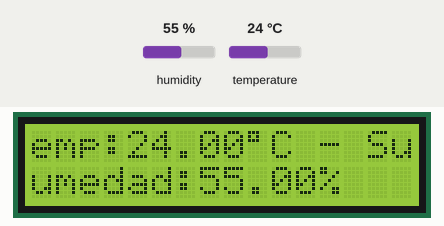
Recording of a sketch running on a simulated Arduino Uno, built with avr-gcc and run on an emulated ATmega328P. On the bench: 16×2 character LCD. Inputs (shaded band) come from the test bench; at power-on: temperature 24 °C, humidity 55 %.

Above: at 1.2 s.
1.3 s: temperature set to 12 °C
At 3.6 s:
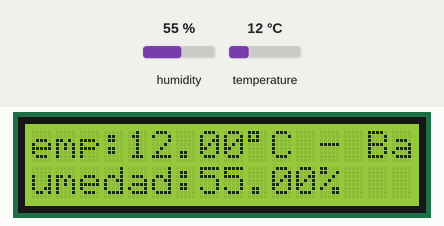
7.4 s: humidity set to 22 %
At 9.3 s:
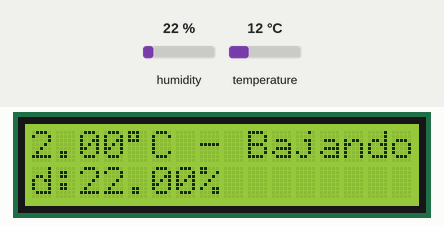
11.0 s: temperature set to 19 °C
At 13.0 s:
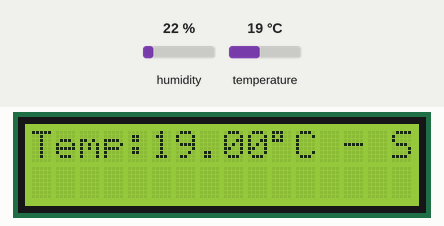
15.2 s: humidity set to 40 %
At 18.4 s:
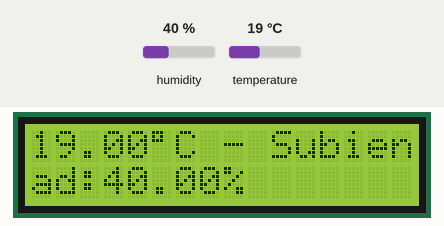
Timing chart, 0 to 19.9 s (numbered marks = the images above; inputs shaded):
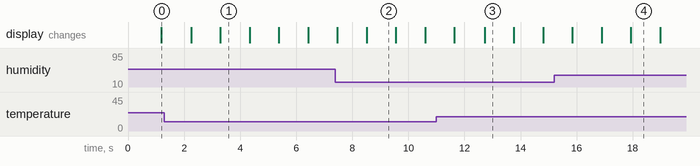

The sketch:

DHT11nI2C.ino
```cpp
#include <Wire.h>
#include <LiquidCrystal_I2C.h>
#include <DHT.h>

#define DHTPIN 2 //Pin digital para sensor
#define DHTTYPE DHT11 //Sensor DHT11

float temp;
float hum;
float tempNow = 0;

LiquidCrystal_I2C lcd(0x3f,16,2); //Crear el objeto lcd  dirección  0x3F y 16 columnas x 2 filas
DHT dht(DHTPIN, DHTTYPE); // Crear objeto dht con los parametros antes definidos

void setup()
{
  Serial.begin(9600);
  dht.begin(); //Inicializa sensor
  lcd.init();  // Inicializar el LCD
  lcd.backlight();  //Encender la luz de fondo


}

void loop()
{
  hum= dht.readHumidity(); //Humedad Relativa
  temp = dht.readTemperature(); //De 0°C a 100°C

  lcd.setCursor(0,0);
  lcd.print("Temp:");
  lcd.setCursor(5,0);
  lcd.print(temp); // En esta parte mostramos la primer lectura
  lcd.setCursor(10,0);
  lcd.print(char(223)); // Simbolo de ° en ASCII
   lcd.setCursor(11,0);
  lcd.print("C");

  lcd.setCursor(0,1);
  lcd.print("Humedad:"); // Ya que el DHT11 lo trae incorporado, demosle uso
  lcd.setCursor(8,1);
  lcd.print(hum);
  lcd.setCursor(13,1);
  lcd.print("%");


  if (temp > tempNow) // Condición si la temperatura sube
  {
    lcd.clear();
    lcd.print("Temp:");
    lcd.setCursor(5,0);
    lcd.print(temp);
    lcd.setCursor(10,0);
    lcd.print(char(223));
    lcd.setCursor(11,0);
    lcd.print("C - Subiendo");
    tempNow = temp; // Almacenamos la temperatura "actual"
  }
  else if (temp < tempNow) // Condición si la temperatura sube
  {
    lcd.clear();
    lcd.print("Temp:");
    lcd.setCursor(5,0);
    lcd.print(temp);
    lcd.setCursor(10,0);
    lcd.print(char(223));
    lcd.setCursor(11,0);
    lcd.print("C - Bajando");
    tempNow = temp; // Almacenamos la temperatura "actual"
  }
  else

  lcd.scrollDisplayLeft();

  delay(1000);
}
```

Measured:
- after the input at 1.3 s, the display: first changes after 0.96 s (image 1 shows a later state)
- after the input at 11.0 s, the display: first differs from a run without the input after 1.7 s (image 3)
- what the display in image 1 shows lasts 1.0 s, from 3.3 s to 4.3 s
- what the display in image 2 shows lasts 1.0 s, from 8.5 s to 9.5 s
